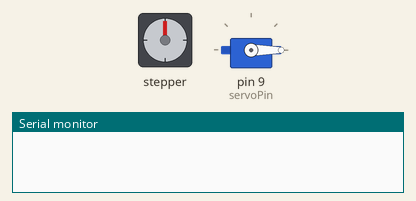
A sketch run on a simulated Arduino Uno, built with avr-gcc and run on an emulated ATmega328P. On the bench: stepper motor, servo, the last lines printed to the serial monitor. Wiring (inferred from the names in the program): stepper motor driver (200 steps per turn assumed): step pin 7; direction pin 6.

Above: at 0.05 s.
At 1.55 s:
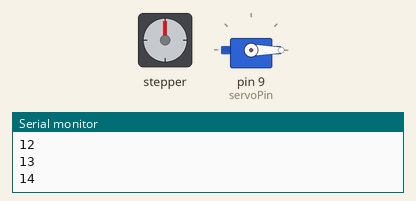
At 1.9 s:
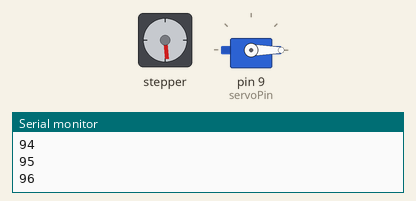
At 3.8 s:
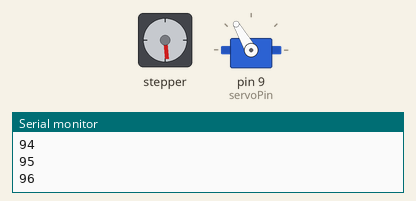
Timing chart, 0 to 8.8 s (numbered marks = the images above):
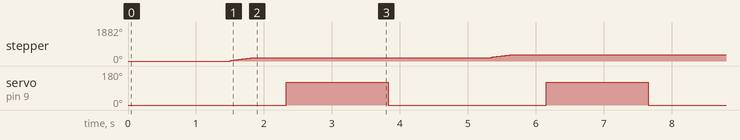

Measured:
- by itself, stepper: turns 174° clockwise in 0.33 s, repeating every 3.8 s
- by itself, servo on pin 9 (servoPin): alternates 120° for 1.5 s and 0° for 2.3 s

The sketch:

servo_angle_rotation.ino
```cpp
#include <Servo.h>
Servo servo1;
int servoPin = 9;
int Dir = 6;
int Pul= 7;
int arc = 15;
int pd = 100;

void setup(){
  Serial.begin(9600);
  servo1.attach(servoPin);
  pinMode(Dir, OUTPUT);
  pinMode(Pul, OUTPUT);
}

void loop(){
  float s = 6.37*arc;
  int steps = round(s);
  servo1.write(0);
  delay(1500);

  for(int i = 0; i <= steps; i++)
  {
    Serial.println(i);
    digitalWrite(Dir, HIGH);
    delayMicroseconds(pd);
    digitalWrite(Pul, HIGH);
    delayMicroseconds(pd);
    digitalWrite(Pul, LOW);
    delayMicroseconds(pd);
  }
  delay(500);
  servo1.write(120);
  delay(1500);

  // for(int i = 0; i <= 5; i++)
  // {
  //   Serial.println(i);
  //   digitalWrite(Dir, LOW);
  //   delayMicroseconds(pd);
  //   digitalWrite(Pul, HIGH);
  //   delayMicroseconds(pd);
  //   digitalWrite(Pul, LOW);
  //   delayMicroseconds(pd);
  // }

}
```
